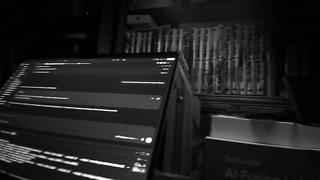
#> input picture docs/learning/images/hann-frame-313.png, 320 x 180 px; the run also reads 1 picture not shown here
$ python build_orb_learning_data.py
#> lines starting #> are read from the running program, lines starting #| are printed output that depends on the picture
### src/spatial/scene_memory.py
"""Bounded, session-local visual view recognition; no camera pose or object IDs."""

from __future__ import annotations

from dataclasses import asdict, dataclass
import math
from typing import Any

import numpy as np


WIDTH, HEIGHT = 640, 360


@dataclass(frozen=True)
class MemoryConfig:
    """Experimental thresholds in 640×360 image pixels, not probabilities."""

    max_views: int = 12
    max_features: int = 600
    min_features: int = 60
    ratio: float = 0.75
    max_hamming: int = 64
    min_matches: int = 24
    min_inliers: int = 20
    min_inlier_ratio: float = 0.55
    min_coverage: float = 0.12
    min_cells: int = 4
    reprojection_pixels: float = 3.0
    ambiguity_ratio: float = 0.85
    partial_min_visible: float = 0.25
    partial_min_absolute_coverage: float = 0.04
    partial_min_cells: int = 3


@dataclass
class View:
    """One reference: bounded ORB features plus a canonical diagnostic grayscale image."""

    scene_id: int
    label: str
    observed_s: float
    last_used_s: float
    points: np.ndarray
    descriptors: np.ndarray
    image: np.ndarray | None = None


# [25 lines left out: function visible_support, not called in this run]


def prepare_gray(cv: Any, image: np.ndarray) -> np.ndarray:
    """Validate and resize an existing grayscale frame for feature extraction.

    Args:
        cv (Any): Installed OpenCV module.
        image (np.ndarray): Nonempty 16:9 uint8 grayscale input, at least 160×90.
    Returns:
        np.ndarray: 360×640 uint8 grayscale image.
    """
    if (image.ndim != 2 or image.dtype != np.uint8 or
            image.shape[0] < 90 or image.shape[1] < 160 or
            abs(image.shape[1] / image.shape[0] - 16 / 9) > 0.01):
        raise ValueError("Scene input must be uint8 16:9 grayscale, at least 160×90")
    interpolation = cv.INTER_AREA if image.shape[1] >= WIDTH else cv.INTER_LINEAR
    return cv.resize(image, (WIDTH, HEIGHT), interpolation=interpolation)


def spatial_support(cv: Any, points: np.ndarray) -> tuple[float, int]:
    """Measure how widely matching features cover a canonical frame.

    Args:
        cv (Any): OpenCV module used for convex-hull area.
        points (np.ndarray): N×2 float image coordinates in 640×360 pixels.
    Returns:
        tuple[float, int]: Hull area divided by frame area and occupied 3×3 cells.
    """
    if len(points) < 3:
        return 0.0, 0
    coverage = float(cv.contourArea(cv.convexHull(points.astype(np.float32)))) / (WIDTH * HEIGHT)
    cells = {(min(2, max(0, int(x * 3 / WIDTH))), min(2, max(0, int(y * 3 / HEIGHT))))
             for x, y in points}
    return coverage, len(cells)


def verify_view(cv: Any, reference: View, points: np.ndarray,
                descriptors: np.ndarray, config: MemoryConfig,
                feature_mask: np.ndarray | None = None) -> dict:
    """Compare a query to one reference using descriptor and geometric evidence.

    Args:
        cv (Any): OpenCV module; ORB descriptors use NORM_HAMMING.
        reference (View): Previously enrolled features in canonical coordinates.
        points (np.ndarray): Query feature positions, N×2 float32.
        descriptors (np.ndarray): Query ORB descriptors, N×32 uint8.
        config (MemoryConfig): Experimental matching/geometry thresholds.
        feature_mask (np.ndarray | None): Visible query background for partial support.
    Returns:
        dict: Candidate diagnostics, accepted flag and rejection reason; no confidence probability.
    """
    result = {"scene_id": reference.scene_id, "label": reference.label,
              "accepted": False, "reason": "few_matches", "matches": 0,
              "inliers": 0, "inlier_ratio": 0.0}
    if min(len(reference.descriptors), len(descriptors)) < 2:
        return result

    # Ratio filtering rejects ambiguous descriptors. Mutual nearest neighbors
    # enforce one-to-one correspondence before estimating reference→query geometry.
    matcher = cv.BFMatcher(cv.NORM_HAMMING)
    pairs = matcher.knnMatch(reference.descriptors, descriptors, k=2)
    reverse = {match.queryIdx: match.trainIdx
               for match in matcher.match(descriptors, reference.descriptors)}
    good = []
    for pair in pairs:
        if len(pair) != 2:
            continue
        best, second = pair
        if (best.distance <= config.max_hamming and
                best.distance < config.ratio * second.distance and
                reverse.get(best.trainIdx) == best.queryIdx):
            good.append(best)
    result["matches"] = len(good)
    if len(good) < config.min_matches:
        return result
    source = np.float32([reference.points[match.queryIdx] for match in good])
    target = np.float32([points[match.trainIdx] for match in good])
    homography, mask = cv.findHomography(source, target, cv.RANSAC,
                                         config.reprojection_pixels,
                                         maxIters=2000, confidence=0.995)
    result["reason"] = "invalid_geometry"
    if homography is None or mask is None or not np.isfinite(homography).all():
        return result
    inliers = mask.ravel().astype(bool)
    count = int(inliers.sum())
    result.update(inliers=count, inlier_ratio=count / len(good))
    if count < config.min_inliers or count / len(good) < config.min_inlier_ratio:
        result["reason"] = "few_geometric_inliers"
        return result

    # A small foreground patch should not establish a whole-view revisit. Demand
    # support spread across both frames, plus a finite, nonfolding image footprint.
    source_coverage, source_cells = spatial_support(cv, source[inliers])
    target_coverage, target_cells = spatial_support(cv, target[inliers])
    result.update(reference_coverage=source_coverage, query_coverage=target_coverage,
                  reference_cells=source_cells, query_cells=target_cells)
    partial = feature_mask is not None and np.any(feature_mask == 0)
    if not partial and (min(source_coverage, target_coverage) < config.min_coverage or
            min(source_cells, target_cells) < config.min_cells):
        result["reason"] = "concentrated_support"
        return result
    corners = np.float32([[0, 0], [WIDTH, 0], [WIDTH, HEIGHT], [0, HEIGHT]])
    projected = np.column_stack((corners, np.ones(4))) @ homography.T
    denominators = projected[:, 2]
    if (np.any(np.abs(denominators) < 1e-8) or
            not (np.all(denominators > 0) or np.all(denominators < 0))):
        return result
    footprint = (projected[:, :2] / denominators[:, None]).astype(np.float32)
    area = float(cv.contourArea(footprint, oriented=True)) / (WIDTH * HEIGHT)
    if (not np.isfinite(footprint).all() or not cv.isContourConvex(footprint) or
            not 0.25 <= area <= 4.0):
        result["reason"] = "invalid_geometry"
        return result
    if partial:
        # Project query visibility back to reference coordinates. Unknown/outside
        # pixels stay zero; never count the hidden part of an inlier hull as support.
        reference_mask = cv.warpPerspective(feature_mask, homography, (WIDTH, HEIGHT),
                                            flags=cv.INTER_NEAREST | cv.WARP_INVERSE_MAP,
                                            borderMode=cv.BORDER_CONSTANT, borderValue=0)
        source_ok, source_support = visible_support(cv, source[inliers], reference_mask, config)
        target_ok, target_support = visible_support(cv, target[inliers], feature_mask, config)
        result.update(reference_visible_support=source_support, query_visible_support=target_support)
        if not source_ok or not target_ok:
            result["reason"] = "insufficient_visible_support"
            return result
    # Bound display geometry independently of matching: all inliers contribute to
    # the decision, at most 128 evenly selected pairs go to the diagnostic overlay.
    indices = np.flatnonzero(inliers)
    selected = indices[np.linspace(0, len(indices) - 1, min(128, len(indices)), dtype=int)]
    result["evidence_pairs"] = {"reference_xy": source[selected].tolist(),
                                "query_xy": target[selected].tolist()}
    result.update(accepted=True, reason="geometry_verified", footprint_area_ratio=area)
    return result


class SceneMemory:
    """Single-owner bounded view memory; enrollment is explicit, queries are conservative."""

    def __init__(self, config: MemoryConfig | None = None, cv: Any = None) -> None:
        """Create feature extraction and an empty reference set.

        Args:
            config (MemoryConfig | None): Thresholds or defaults.
            cv (Any): Optional installed OpenCV module; loaded lazily if omitted.
        Returns:
            None: No hardware, model download or image capture occurs.
        """
        if cv is None:
            import cv2 as cv
        self.cv = cv
        self.config = config or MemoryConfig()
        c = self.config
        if (not 1 <= c.max_views <= 30 or not 60 <= c.max_features <= 2000 or
                not 4 <= c.min_inliers <= c.min_matches <= c.min_features <= c.max_features or
                not 0 < c.ratio < 1 or not 0 < c.ambiguity_ratio <= 1 or
                not 0 < c.min_inlier_ratio <= 1 or not 0 < c.min_coverage <= 1 or
                not 1 <= c.min_cells <= 9 or not 0 < c.max_hamming <= 256 or
                not 0 < c.partial_min_visible <= 1 or
                not 0 < c.partial_min_absolute_coverage <= 1 or
                not 1 <= c.partial_min_cells <= 9 or
                not math.isfinite(c.reprojection_pixels) or c.reprojection_pixels <= 0):
            raise ValueError("Invalid scene-memory limits or thresholds")
        self.orb = cv.ORB_create(nfeatures=c.max_features)
        self.views: list[View] = []
        self.next_id = 1
        self.last_time: float | None = None

    def process(self, gray: np.ndarray, timestamp_s: float,
                enroll_label: str | None = None,
                feature_mask: np.ndarray | None = None) -> dict:
        """Enroll a named reference or query previous views at a later video time.

        Args:
            gray (np.ndarray): 16:9 uint8 grayscale frame from a local decoder.
            timestamp_s (float): Finite nonnegative video time, strictly increasing.
            enroll_label (str | None): Explicit unique reference name; None queries memory.
            feature_mask (np.ndarray | None): Optional 360×640 uint8 mask; zero excludes
                foreground. Enrollment requires no excluded pixels; queries may be partial.
        Returns:
            dict: enrolled/known/unknown state, scene ID, reasons and bounded diagnostics.
        """
        if (not math.isfinite(timestamp_s) or timestamp_s < 0 or
                (self.last_time is not None and timestamp_s <= self.last_time)):
            raise ValueError("Scene timestamps must be finite and strictly increasing")
        if enroll_label is not None and (not enroll_label.strip() or len(enroll_label) > 80 or
                any(view.label == enroll_label for view in self.views)):
            raise ValueError("Reference labels must be nonempty, unique and at most 80 characters")
        image = prepare_gray(self.cv, gray)
        if feature_mask is not None and (feature_mask.shape != image.shape or
                feature_mask.dtype != np.uint8):
            raise ValueError("Feature mask must be canonical 360x640 uint8")
        partial = feature_mask is not None and np.any(feature_mask == 0)
        if enroll_label is not None and partial:
            self.last_time = timestamp_s
            return {"timestamp_s": timestamp_s, "state": "unknown", "scene_id": None,
                    "label": None, "reason": "clear_background_required", "features": 0,
                    "candidates": [], "stored_views": len(self.views)}
        keypoints, descriptors = self.orb.detectAndCompute(image, feature_mask)
        # ORB's mask excludes centers. Also discard descriptor neighborhoods that
        # overlap excluded pixels; size is scale-dependent, with conservative padding.
        if feature_mask is not None and descriptors is not None and np.any(feature_mask == 0):
            keep = []
            for index, point in enumerate(keypoints):
                x, y = point.pt
                radius = math.ceil(point.size)
                region = feature_mask[max(0, int(y) - radius):min(HEIGHT, int(y) + radius + 1),
                                      max(0, int(x) - radius):min(WIDTH, int(x) + radius + 1)]
                if region.size and np.all(region):
                    keep.append(index)
            keypoints = [keypoints[index] for index in keep]
            descriptors = descriptors[keep]
        points = np.float32([point.pt for point in keypoints]).reshape(-1, 2)
        self.last_time = timestamp_s
        coverage, cells = spatial_support(self.cv, points)
        result = {"timestamp_s": timestamp_s, "state": "unknown", "scene_id": None,
                  "label": None, "reason": "weak_image", "features": len(points),
                  "candidates": [], "stored_views": len(self.views)}
        support_ok = coverage >= self.config.min_coverage and cells >= self.config.min_cells
        if partial:
            support_ok, result["visible_support"] = visible_support(self.cv, points, feature_mask, self.config)
            result["reason"] = "insufficient_visible_background"
        if (descriptors is None or len(points) < self.config.min_features or
                not support_ok):
            return result

        if enroll_label is not None:
            evicted = None
            if len(self.views) >= self.config.max_views:
                oldest = min(range(len(self.views)), key=self._recency)
                evicted = self.views.pop(oldest).scene_id
            view = View(self.next_id, enroll_label, timestamp_s, timestamp_s,
                        points.copy(), descriptors.copy(), image.copy())
            self.views.append(view)
            self.next_id += 1
            result.update(state="enrolled", scene_id=view.scene_id, label=view.label,
                          reason="explicit_reference", evicted_id=evicted,
                          stored_views=len(self.views))
            return result

        candidates = [verify_view(self.cv, view, points, descriptors, self.config, feature_mask)
                      for view in self.views]
        result["candidates"] = candidates
        accepted = sorted((candidate for candidate in candidates if candidate["accepted"]),
                          key=self._rank, reverse=True)
        result["reason"] = "no_verified_match" if self.views else "empty_memory"
        if not accepted:
            return result
        if (len(accepted) > 1 and accepted[1]["inliers"] >=
                accepted[0]["inliers"] * self.config.ambiguity_ratio):
            result["reason"] = "ambiguous_views"
            return result
        winner = accepted[0]
        for view in self.views:
            if view.scene_id == winner["scene_id"]:
                view.last_used_s = timestamp_s
        result.update(state="known", scene_id=winner["scene_id"], label=winner["label"],
                      reason="geometry_verified")
        result["evidence_pairs"] = winner["evidence_pairs"]
        return result

    # [9 lines left out: function _recency, not called in this run]

    @staticmethod
    def _rank(candidate: dict) -> tuple[int, float]:
        """Rank verified candidates by support, without claiming probability.

        Args:
            candidate (dict): Geometrically accepted comparison diagnostics.
        Returns:
            tuple[int, float]: Inlier count followed by inlier fraction.
        """
        return candidate["inliers"], candidate["inlier_ratio"]

    # [10 lines left out: function reset, not called in this run]

    def settings(self) -> dict:
        """Expose limits and units for a reproducible offline report.

        Args:
            None.
        Returns:
            dict: Configuration and canonical processing dimensions.
        """
        return {**asdict(self.config), "image_width": WIDTH, "image_height": HEIGHT}

### scripts/build_orb_learning_data.py
"""Generate small ORB replay data from already-public learning images; no capture."""

from __future__ import annotations

import json
from pathlib import Path
import cv2 as cv
import numpy as np
from spatial.scene_memory import MemoryConfig, SceneMemory, prepare_gray


def example(reference_path: Path, query_path: Path) -> dict:
    """Extract actual features/matches and retain the production decision.

    Args:
        reference_path (Path): Existing public grayscale learning image.
        query_path (Path): Existing public query image.
    Returns:
        dict: JSON-compatible canonical points, matches, descriptors and decision.
    """
    config = MemoryConfig()
    original_a = cv.imread(str(reference_path), cv.IMREAD_GRAYSCALE)
#> original_a is the input picture: shape (180, 320); min 0, max 255, mean 32.6
    original_b = cv.imread(str(query_path), cv.IMREAD_GRAYSCALE)
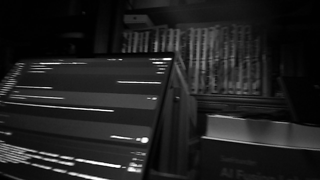
#> input picture docs/learning/images/hann-frame-314.png, 320 x 180 px
#> original_b is the input picture: shape (180, 320); min 0, max 255, mean 32.6
    a, b = prepare_gray(cv, original_a), prepare_gray(cv, original_b)
#> in prepare_gray, `return cv.resize(image, (WIDTH, HEIGHT), interpolation=interpolation)`:
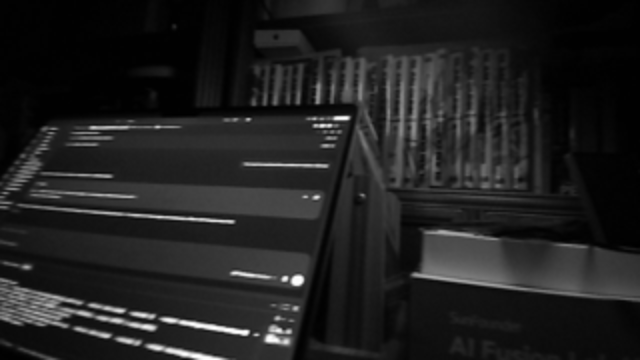
#> returned value: shape (360, 640); min 0, max 255, mean 32.5
#> in prepare_gray (call 2), `return cv.resize(image, (WIDTH, HEIGHT), interpolation=interpolation)`:
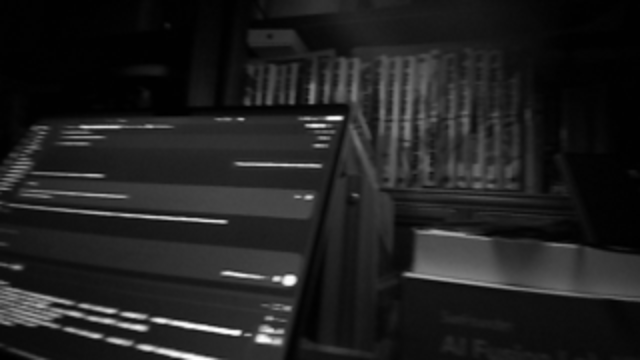
#> returned value: shape (360, 640); min 0, max 255, mean 32.6
    orb = cv.ORB_create(nfeatures=config.max_features)
    ka, da = orb.detectAndCompute(a, None)
#> ka = 596 keypoints; strongest (x, y, size): (299, 279, 77.1), (299, 278, 53.6), (299, 284, 64.3), (301, 278, 64.3)
    kb, db = orb.detectAndCompute(b, None)
#> kb = 594 keypoints; strongest (x, y, size): (292, 280, 64.3), (291, 279, 77.1), (292, 278, 53.6), (340, 118, 37.2)
    pa = np.float32([k.pt for k in ka])
#> pa = 596 pairs, first value 32 to 584.4, second value 59.04 to 328
    pb = np.float32([k.pt for k in kb])
#> pb = 594 pairs, first value 31 to 575, second value 57.02 to 327
    matcher = cv.BFMatcher(cv.NORM_HAMMING)
    reverse = {m.queryIdx: m.trainIdx for m in matcher.match(db, da)}
#> reverse = 594 items
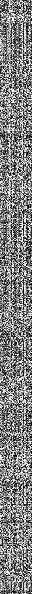
#> db: shape (594, 32); min 0, max 255, mean 128.3
    pairs = []
    for best, second in matcher.knnMatch(da, db, k=2):
        mutual = reverse.get(best.trainIdx) == best.queryIdx
        accepted = best.distance <= config.max_hamming and best.distance < config.ratio * second.distance and mutual
        pairs.append({"a": best.queryIdx, "b": best.trainIdx, "d1": best.distance,
                      "d2": second.distance, "mutual": mutual, "accepted": accepted,
                      "inlier": False})
#> this loop made 596 passes
#> after the loop, pairs = 596 items
#> (the rest of the program and of its run is left out)
